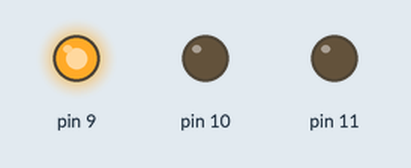
A sketch run on a simulated Arduino Uno, built with avr-gcc and run on an emulated ATmega328P. Parts: output pins drawn as LEDs (lit = HIGH).

Above: at 0.5 s.
At 1.5 s:
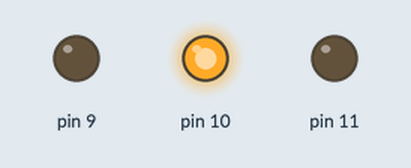
At 3.7 s:
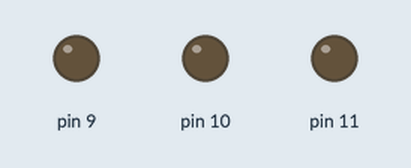
At 6.3 s:
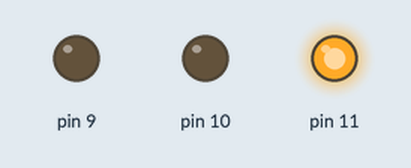
Timing chart, 0 to 8.6 s (numbered marks = the images above):
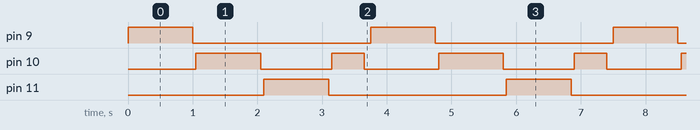

The sketch:

poof1.ino
```cpp
void setup() {
  // put your setup code here, to run once:
  pinMode(9, OUTPUT);
  pinMode(10, OUTPUT);
  pinMode(11, OUTPUT);
}

void poof(int which, int dur) {
  digitalWrite(which, HIGH);
  delay(dur);
  digitalWrite(which, LOW);
}

void loop() {
  // put your main code here, to run repeatedly:
  poof(9, 1000);
  delay(50);

  poof(10, 1000);
  delay(50);

  poof(11, 1000);
  delay(50);

  poof(10, 500);
  delay(100);
}
```

Measured:
- by itself, pin 9, pin 11: alternates HIGH for 1.0 s and LOW for 2.8 s
- by itself, pin 10: repeats every 3.8 s: LOW 1.1 s, HIGH 0.50 s, LOW 1.2 s, HIGH 1.0 s
- by itself, everything shown: repeats every 3.8 s, in 8 steps
